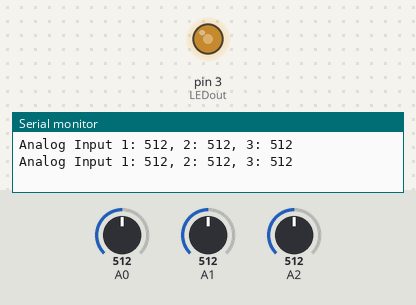
Simulated run of this sketch. Board: Arduino Uno, built with avr-gcc and run on an emulated ATmega328P. Parts: output pins drawn as LEDs (lit = HIGH), the last lines printed to the serial monitor. Inputs (shaded band) come from the test bench; at power-on: A0 = 512, A1 = 512, A2 = 512.

Above: at 1.8 s.
1.9 s: A0 set to 716
At 3.2 s:
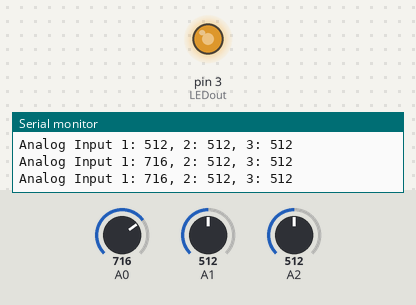
3.5 s: A0 set to 900
At 5.0 s:
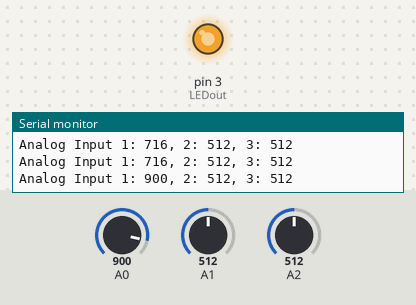
5.5 s: A0 set to 122
At 6.6 s:
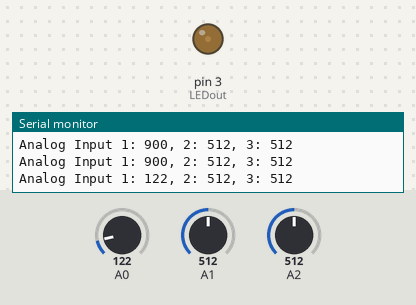
7.5 s: A0 set to 0
At 9.2 s:
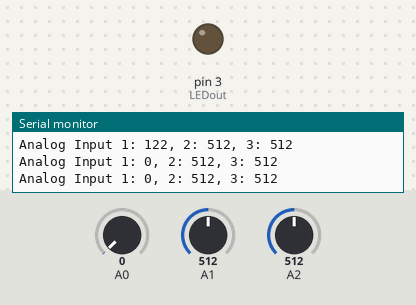
9.5 s: A0 set to 511
At 11.1 s:
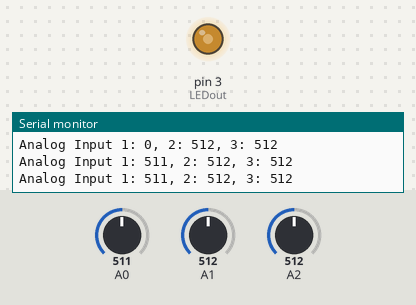
Timing chart, 0 to 12.5 s (numbered marks = the images above; inputs shaded):
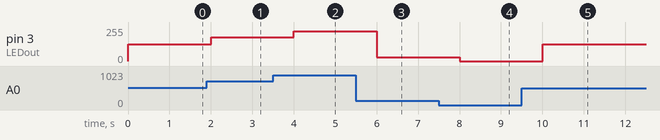

The sketch:

sketch_oct29a.ino
```cpp
int LEDout = 3;

void setup() {
  Serial.begin(9600);
}

void loop() {
  int val = analogRead(A0);
  int val1 = analogRead(A1);
  int val2 = analogRead(A2);

  int mappedValue = map(val, 0, 1023, 0, 255);
  int mappedValue1 = map(val1, 0, 1023, 0, 255);
  /*map(value, fromLow, fromHigh, toLow, toHigh);
   *
   * value : 매핑하고자 하는 값
   * fromLow : 현재 범위의 하한 값
   * fromHigh : 현재 범위의 상한 값
   * toLow : 매핑하고자 하는 범위의 하한 값
   * toHigh : 매핑하고자 하는 범위의 상한 값
   */
  analogWrite(LEDout, mappedValue);

  Serial.println("Analog Input 1: " + String(val) + ", 2: " + String(val1) + ", 3: " + String(val2));

  delay(1000);
}
```

Measured:
- after the input at 1.9 s, pin 3 (LEDout): 127/255 → 178/255 after 0.10 s
- after the input at 3.5 s, pin 3 (LEDout): 178/255 → 224/255 after 0.51 s
- after the input at 5.5 s, pin 3 (LEDout): 224/255 → 30/255 after 0.51 s
- after the input at 7.5 s, pin 3 (LEDout): 30/255 → 0/255 after 0.51 s
- after the input at 9.5 s, pin 3 (LEDout): 0/255 → 127/255 after 0.51 s
